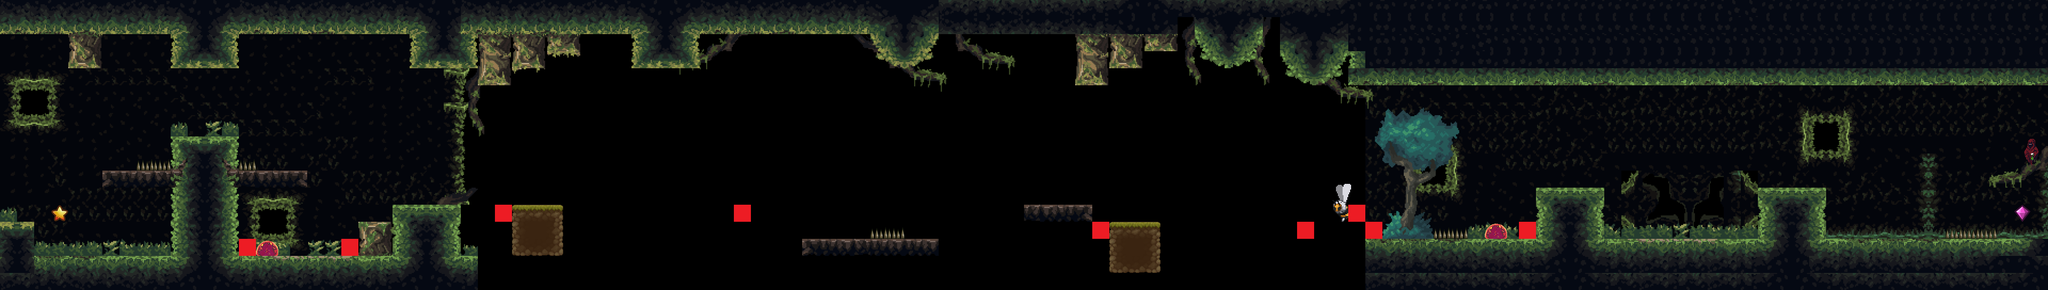

A 2D game scene composited from a Tiled map and its tileset images. What follows is a short description and the map's XML, with each tile layer's data collapsed to a summary:
An orthogonal 120x17 tile map with 36x36 px tiles, 10 tile layers (background decor, decor, slime, bee, ...), 9 tilesets.

<map version="1.10" tiledversion="1.10.2" orientation="orthogonal" renderorder="right-down" width="120" height="17" tilewidth="36" tileheight="36" infinite="0" nextlayerid="13" nextobjectid="1">
 <editorsettings>
  <export target="3/level3.csv" format="csv" />
 </editorsettings>
 <tileset firstgid="1" source="terrain.tsx" />
 <tileset firstgid="1021" source="../level1/slime.tsx" />
 <tileset firstgid="1023" source="../level2/moveable_ground.tsx" />
 <tileset firstgid="1024" source="../level1/player.tsx" />
 <tileset firstgid="1026" name="background_decor" tilewidth="36" tileheight="36" tilecount="896" columns="28">
  <image source="../../third_level_materials/background_decor.png" width="1008" height="1152" />
 </tileset>
 <tileset firstgid="1922" source="decor.tsx" />
 <tileset firstgid="3638" source="../level2/bee.tsx" />
 <tileset firstgid="3640" source="../level1/spikes.tsx" />
 <tileset firstgid="3641" source="wizard.tsx" />
 <layer id="7" name="background decor" width="120" height="17">
  <data>[2040 cells, 740 non-empty, 148 distinct tile ids]</data>
 </layer>
 <layer id="8" name="decor" width="120" height="17">
  <data>[2040 cells, 259 non-empty, 125 distinct tile ids]</data>
 </layer>
 <layer id="9" name="slime" width="120" height="17">
  <data>[2040 cells, 2 non-empty, 1 distinct tile ids]</data>
 </layer>
 <layer id="10" name="bee" width="120" height="17">
  <data>[2040 cells, 1 non-empty, 1 distinct tile ids]</data>
 </layer>
 <layer id="11" name="wizard" width="120" height="17">
  <data>[2040 cells, 1 non-empty, 1 distinct tile ids]</data>
 </layer>
 <layer id="1" name="terrain" width="120" height="17">
  <data>[2040 cells, 717 non-empty, 271 distinct tile ids]</data>
 </layer>
 <layer id="4" name="constraints" width="120" height="17">
  <data>[2040 cells, 9 non-empty, 1 distinct tile ids]</data>
 </layer>
 <layer id="12" name="spikes" width="120" height="17">
  <data>[2040 cells, 10 non-empty, 1 distinct tile ids]</data>
 </layer>
 <layer id="6" name="player" width="120" height="17">
  <data>[2040 cells, 2 non-empty, 2 distinct tile ids]</data>
 </layer>
 <layer id="5" name="moveable terrain" width="120" height="17">
  <data>[2040 cells, 2 non-empty, 1 distinct tile ids]</data>
 </layer>
</map>
